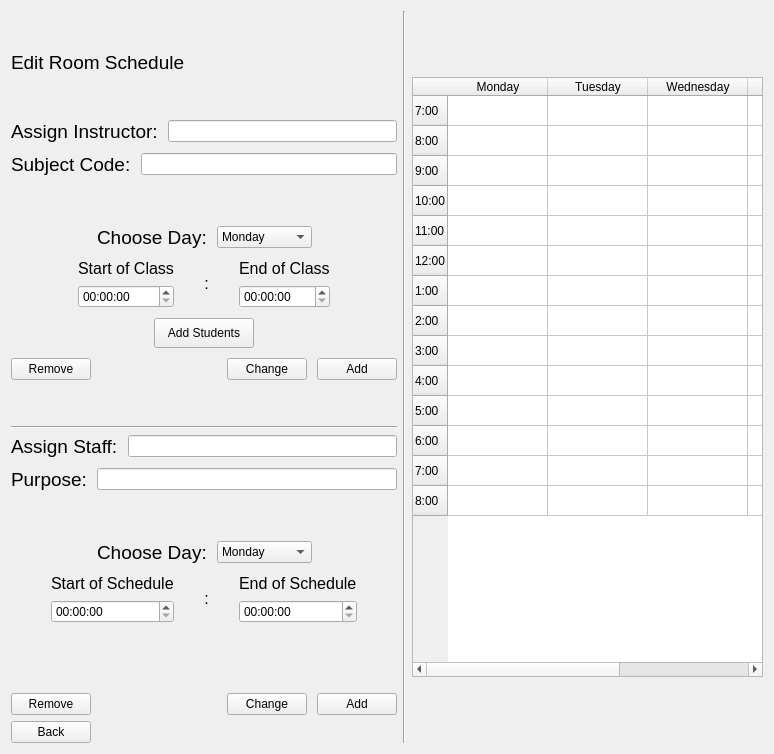
             <widget class="QWidget" name="schedule_stackedwidgetPage3">
              <attribute name="title">
               <string/>
              </attribute>
              <layout class="QGridLayout" name="gridLayout_4">
               <item row="0" column="0">
                <layout class="QVBoxLayout" name="verticalLayout_60">
                 <property name="sizeConstraint">
                  <enum>QLayout::SetMaximumSize</enum>
                 </property>
                 <item>
                  <spacer name="verticalSpacer_4">
                   <property name="orientation">
                    <enum>Qt::Vertical</enum>
                   </property>
                   <property name="sizeHint" stdset="0">
                    <size>
                     <width>20</width>
                     <height>40</height>
                    </size>
                   </property>
                  </spacer>
                 </item>
                 <item>
                  <widget class="QLabel" name="label_56">
                   <property name="font">
                    <font>
                     <pointsize>14</pointsize>
                    </font>
                   </property>
                   <property name="text">
                    <string>Edit Room Schedule</string>
                   </property>
                  </widget>
                 </item>
                 <item>
                  <spacer name="verticalSpacer_19">
                   <property name="orientation">
                    <enum>Qt::Vertical</enum>
                   </property>
                   <property name="sizeHint" stdset="0">
                    <size>
                     <width>20</width>
                     <height>40</height>
                    </size>
                   </property>
                  </spacer>
                 </item>
                 <item>
                  <layout class="QVBoxLayout" name="verticalLayout_8">
                   <property name="spacing">
                    <number>10</number>
                   </property>
                   <item>
                    <layout class="QHBoxLayout" name="horizontalLayout_2">
                     <item>
                      <widget class="QLabel" name="label_4">
                       <property name="font">
                        <font>
                         <pointsize>14</pointsize>
                        </font>
                       </property>
                       <property name="text">
                        <string>Assign Instructor:</string>
                       </property>
                      </widget>
                     </item>
                     <item>
                      <widget class="QLineEdit" name="assign_instructor">
                       <property name="maximumSize">
                        <size>
                         <width>600</width>
                         <height>16777215</height>
                        </size>
                       </property>
                      </widget>
                     </item>
                    </layout>
                   </item>
                   <item>
                    <layout class="QHBoxLayout" name="horizontalLayout">
                     <item>
                      <widget class="QLabel" name="label_8">
                       <property name="font">
                        <font>
                         <pointsize>14</pointsize>
                        </font>
                       </property>
                       <property name="text">
                        <string>Subject Code:</string>
                       </property>
                      </widget>
                     </item>
                     <item>
                      <widget class="QLineEdit" name="assign_subject">
                       <property name="maximumSize">
                        <size>
                         <width>600</width>
                         <height>16777215</height>
                        </size>
                       </property>
                      </widget>
                     </item>
                    </layout>
                   </item>
                   <item>
                    <spacer name="verticalSpacer_17">
                     <property name="orientation">
                      <enum>Qt::Vertical</enum>
                     </property>
                     <property name="sizeHint" stdset="0">
                      <size>
                       <width>20</width>
                       <height>40</height>
                      </size>
                     </property>
                    </spacer>
                   </item>
                   <item>
                    <layout class="QHBoxLayout" name="horizontalLayout_3">
                     <item>
                      <spacer name="horizontalSpacer">
                       <property name="orientation">
                        <enum>Qt::Horizontal</enum>
                       </property>
                       <property name="sizeHint" stdset="0">
                        <size>
                         <width>40</width>
                         <height>20</height>
                        </size>
                       </property>
                      </spacer>
                     </item>
                     <item>
                      <widget class="QLabel" name="label_5">
                       <property name="font">
                        <font>
                         <pointsize>14</pointsize>
                        </font>
                       </property>
                       <property name="text">
                        <string>Choose Day:</string>
                       </property>
                      </widget>
                     </item>
                     <item>
                      <widget class="QComboBox" name="instructor_day_edit_comboBox">
                       <item>
                        <property name="text">
                         <string>Monday</string>
                        </property>
                       </item>
                       <item>
                        <property name="text">
                         <string>Tuesday</string>
                        </property>
                       </item>
                       <item>
                        <property name="text">
                         <string>Wednesday</string>
                        </property>
                       </item>
                       <item>
                        <property name="text">
                         <string>Thursday</string>
                        </property>
                       </item>
                       <item>
                        <property name="text">
                         <string>Friday</string>
                        </property>
                       </item>
                      </widget>
                     </item>
                     <item>
                      <spacer name="horizontalSpacer_2">
                       <property name="orientation">
                        <enum>Qt::Horizontal</enum>
                       </property>
                       <property name="sizeHint" stdset="0">
                        <size>
                         <width>40</width>
                         <height>20</height>
                        </size>
                       </property>
                      </spacer>
                     </item>
                    </layout>
                   </item>
                   <item>
                    <layout class="QHBoxLayout" name="horizontalLayout_4">
                     <item>
                      <spacer name="horizontalSpacer_7">
                       <property name="orientation">
                        <enum>Qt::Horizontal</enum>
                       </property>
                       <property name="sizeHint" stdset="0">
                        <size>
                         <width>40</width>
                         <height>20</height>
                        </size>
                       </property>
                      </spacer>
                     </item>
                     <item>
                      <layout class="QVBoxLayout" name="verticalLayout_7">
                       <property name="spacing">
                        <number>7</number>
                       </property>
                       <item>
                        <widget class="QLabel" name="label_6">
                         <property name="font">
                          <font>
                           <pointsize>12</pointsize>
                          </font>
                         </property>
                         <property name="text">
                          <string>Start of Class</string>
                         </property>
                        </widget>
                       </item>
                       <item>
                        <widget class="QTimeEdit" name="start_time_instructor"/>
                       </item>
                      </layout>
                     </item>
                     <item>
                      <spacer name="horizontalSpacer_15">
                       <property name="orientation">
                        <enum>Qt::Horizontal</enum>
                       </property>
                       <property name="sizeType">
                        <enum>QSizePolicy::Fixed</enum>
                       </property>
                       <property name="sizeHint" stdset="0">
                        <size>
                         <width>20</width>
                         <height>20</height>
                        </size>
                       </property>
                      </spacer>
                     </item>
                     <item>
                      <widget class="QLabel" name="label_9">
                       <property name="font">
                        <font>
                         <pointsize>12</pointsize>
                        </font>
                       </property>
                       <property name="text">
                        <string>:</string>
                       </property>
                       <property name="alignment">
                        <set>Qt::AlignCenter</set>
                       </property>
                      </widget>
                     </item>
                     <item>
                      <spacer name="horizontalSpacer_16">
                       <property name="orientation">
                        <enum>Qt::Horizontal</enum>
                       </property>
                       <property name="sizeType">
                        <enum>QSizePolicy::Fixed</enum>
                       </property>
                       <property name="sizeHint" stdset="0">
                        <size>
                         <width>20</width>
                         <height>20</height>
                        </size>
                       </property>
                      </spacer>
                     </item>
                     <item>
                      <layout class="QVBoxLayout" name="verticalLayout_6">
                       <property name="spacing">
                        <number>7</number>
                       </property>
                       <item>
                        <widget class="QLabel" name="label_7">
                         <property name="font">
                          <font>
                           <pointsize>12</pointsize>
                          </font>
                         </property>
                         <property name="text">
                          <string>End of Class</string>
                         </property>
                        </widget>
                       </item>
                       <item>
                        <widget class="QTimeEdit" name="final_time_instructor"/>
                       </item>
                      </layout>
                     </item>
                     <item>
                      <spacer name="horizontalSpacer_8">
                       <property name="orientation">
                        <enum>Qt::Horizontal</enum>
                       </property>
                       <property name="sizeHint" stdset="0">
                        <size>
                         <width>40</width>
                         <height>20</height>
                        </size>
                       </property>
                      </spacer>
                     </item>
                    </layout>
                   </item>
                   <item alignment="Qt::AlignHCenter">
                    <widget class="QPushButton" name="add_student">
                     <property name="minimumSize">
                      <size>
                       <width>100</width>
                       <height>30</height>
                      </size>
                     </property>
                     <property name="text">
                      <string>Add Students</string>
                     </property>
                    </widget>
                   </item>
                   <item>
                    <layout class="QHBoxLayout" name="horizontalLayout_24">
                     <item alignment="Qt::AlignLeft">
                      <widget class="QPushButton" name="remove_instructor_sched">
                       <property name="text">
                        <string>Remove</string>
                       </property>
                      </widget>
                     </item>
                     <item>
                      <spacer name="horizontalSpacer_28">
                       <property name="orientation">
                        <enum>Qt::Horizontal</enum>
                       </property>
                       <property name="sizeHint" stdset="0">
                        <size>
                         <width>40</width>
                         <height>20</height>
                        </size>
                       </property>
                      </spacer>
                     </item>
                     <item alignment="Qt::AlignRight">
                      <widget class="QPushButton" name="change_instructor_sched">
                       <property name="text">
                        <string>Change</string>
                       </property>
                      </widget>
                     </item>
                     <item alignment="Qt::AlignRight">
                      <widget class="QPushButton" name="add_sched_instructor">
                       <property name="text">
                        <string>Add</string>
                       </property>
                      </widget>
                     </item>
                    </layout>
                   </item>
                  </layout>
                 </item>
                 <item>
                  <spacer name="verticalSpacer_6">
                   <property name="orientation">
                    <enum>Qt::Vertical</enum>
                   </property>
                   <property name="sizeType">
                    <enum>QSizePolicy::MinimumExpanding</enum>
                   </property>
                   <property name="sizeHint" stdset="0">
                    <size>
                     <width>20</width>
                     <height>40</height>
                    </size>
                   </property>
                  </spacer>
                 </item>
                 <item>
                  <widget class="Line" name="line_11">
                   <property name="orientation">
                    <enum>Qt::Horizontal</enum>
                   </property>
                  </widget>
                 </item>
                 <item>
                  <layout class="QVBoxLayout" name="verticalLayout_9">
                   <property name="spacing">
                    <number>10</number>
                   </property>
                   <item>
                    <layout class="QHBoxLayout" name="horizontalLayout_21">
                     <item>
                      <widget class="QLabel" name="label_50">
                       <property name="font">
                        <font>
                         <pointsize>14</pointsize>
                        </font>
                       </property>
                       <property name="text">
                        <string>Assign Staff:</string>
                       </property>
                      </widget>
                     </item>
                     <item>
                      <widget class="QLineEdit" name="assign_staff">
                       <property name="maximumSize">
                        <size>
                         <width>600</width>
                         <height>16777215</height>
                        </size>
                       </property>
                      </widget>
                     </item>
                    </layout>
                   </item>
                   <item>
                    <layout class="QHBoxLayout" name="horizontalLayout_20">
                     <item>
                      <widget class="QLabel" name="label_49">
                       <property name="font">
                        <font>
                         <pointsize>14</pointsize>
                        </font>
                       </property>
                       <property name="text">
                        <string>Purpose:</string>
                       </property>
                      </widget>
                     </item>
                     <item>
                      <widget class="QLineEdit" name="assign_maintenance">
                       <property name="maximumSize">
                        <size>
                         <width>600</width>
                         <height>16777215</height>
                        </size>
                       </property>
                      </widget>
                     </item>
                    </layout>
                   </item>
                   <item>
                    <spacer name="verticalSpacer_18">
                     <property name="orientation">
                      <enum>Qt::Vertical</enum>
                     </property>
                     <property name="sizeHint" stdset="0">
                      <size>
                       <width>20</width>
                       <height>40</height>
                      </size>
                     </property>
                    </spacer>
                   </item>
                   <item>
                    <layout class="QHBoxLayout" name="horizontalLayout_22">
                     <item>
                      <spacer name="horizontalSpacer_17">
                       <property name="orientation">
                        <enum>Qt::Horizontal</enum>
                       </property>
                       <property name="sizeHint" stdset="0">
                        <size>
                         <width>40</width>
                         <height>20</height>
                        </size>
                       </property>
                      </spacer>
                     </item>
                     <item>
                      <widget class="QLabel" name="label_51">
                       <property name="font">
                        <font>
                         <pointsize>14</pointsize>
                        </font>
                       </property>
                       <property name="text">
                        <string>Choose Day:</string>
                       </property>
                      </widget>
                     </item>
                     <item>
                      <widget class="QComboBox" name="day_edit_staff">
                       <item>
                        <property name="text">
                         <string>Monday</string>
                        </property>
                       </item>
                       <item>
                        <property name="text">
                         <string>Tuesday</string>
                        </property>
                       </item>
                       <item>
                        <property name="text">
                         <string>Wednesday</string>
                        </property>
                       </item>
                       <item>
                        <property name="text">
                         <string>Thursday</string>
                        </property>
                       </item>
                       <item>
                        <property name="text">
                         <string>Friday</string>
                        </property>
                       </item>
                      </widget>
                     </item>
                     <item>
                      <spacer name="horizontalSpacer_18">
                       <property name="orientation">
                        <enum>Qt::Horizontal</enum>
                       </property>
                       <property name="sizeHint" stdset="0">
                        <size>
                         <width>40</width>
                         <height>20</height>
                        </size>
                       </property>
                      </spacer>
                     </item>
                    </layout>
                   </item>
                   <item>
                    <layout class="QHBoxLayout" name="horizontalLayout_23">
                     <item>
                      <spacer name="horizontalSpacer_19">
                       <property name="orientation">
                        <enum>Qt::Horizontal</enum>
                       </property>
                       <property name="sizeHint" stdset="0">
                        <size>
                         <width>40</width>
                         <height>20</height>
                        </size>
                       </property>
                      </spacer>
                     </item>
                     <item>
                      <layout class="QVBoxLayout" name="verticalLayout_10">
                       <property name="spacing">
                        <number>7</number>
                       </property>
                       <item>
                        <widget class="QLabel" name="label_52">
                         <property name="font">
                          <font>
                           <pointsize>12</pointsize>
                          </font>
                         </property>
                         <property name="text">
                          <string>Start of Schedule</string>
                         </property>
                        </widget>
                       </item>
                       <item>
                        <widget class="QTimeEdit" name="start_time_staff"/>
                       </item>
                      </layout>
                     </item>
                     <item>
                      <spacer name="horizontalSpacer_20">
                       <property name="orientation">
                        <enum>Qt::Horizontal</enum>
                       </property>
                       <property name="sizeType">
                        <enum>QSizePolicy::Fixed</enum>
                       </property>
                       <property name="sizeHint" stdset="0">
                        <size>
                         <width>20</width>
                         <height>20</height>
                        </size>
                       </property>
                      </spacer>
                     </item>
                     <item>
                      <widget class="QLabel" name="label_53">
                       <property name="font">
                        <font>
                         <pointsize>12</pointsize>
                        </font>
                       </property>
                       <property name="text">
                        <string>:</string>
                       </property>
                       <property name="alignment">
                        <set>Qt::AlignCenter</set>
                       </property>
                      </widget>
                     </item>
                     <item>
                      <spacer name="horizontalSpacer_21">
                       <property name="orientation">
                        <enum>Qt::Horizontal</enum>
                       </property>
                       <property name="sizeType">
                        <enum>QSizePolicy::Fixed</enum>
                       </property>
                       <property name="sizeHint" stdset="0">
                        <size>
                         <width>20</width>
                         <height>20</height>
                        </size>
                       </property>
                      </spacer>
                     </item>
                     <item>
                      <layout class="QVBoxLayout" name="verticalLayout_59">
                       <property name="spacing">
                        <number>7</number>
                       </property>
                       <item>
                        <widget class="QLabel" name="label_54">
                         <property name="font">
                          <font>
                           <pointsize>12</pointsize>
                          </font>
                         </property>
                         <property name="text">
                          <string>End of Schedule</string>
                         </property>
                        </widget>
                       </item>
                       <item>
                        <widget class="QTimeEdit" name="final_time_staff"/>
                       </item>
                      </layout>
                     </item>
                     <item>
                      <spacer name="horizontalSpacer_22">
                       <property name="orientation">
                        <enum>Qt::Horizontal</enum>
                       </property>
                       <property name="sizeHint" stdset="0">
                        <size>
                         <width>40</width>
                         <height>20</height>
                        </size>
                       </property>
                      </spacer>
                     </item>
                    </layout>
                   </item>
                   <item>
                    <spacer name="verticalSpacer_5">
                     <property name="orientation">
                      <enum>Qt::Vertical</enum>
                     </property>
                     <property name="sizeType">
                      <enum>QSizePolicy::Fixed</enum>
                     </property>
                     <property name="sizeHint" stdset="0">
                      <size>
                       <width>20</width>
                       <height>60</height>
                      </size>
                     </property>
                    </spacer>
                   </item>
                   <item>
                    <layout class="QHBoxLayout" name="horizontalLayout_25">
                     <item alignment="Qt::AlignLeft">
                      <widget class="QPushButton" name="remove_staff_sched">
                       <property name="text">
                        <string>Remove</string>
                       </property>
                      </widget>
                     </item>
                     <item>
                      <spacer name="horizontalSpacer_29">
                       <property name="orientation">
                        <enum>Qt::Horizontal</enum>
                       </property>
                       <property name="sizeHint" stdset="0">
                        <size>
                         <width>40</width>
                         <height>20</height>
                        </size>
                       </property>
                      </spacer>
                     </item>
                     <item alignment="Qt::AlignRight">
                      <widget class="QPushButton" name="change_staff_sched">
                       <property name="text">
                        <string>Change</string>
                       </property>
                      </widget>
                     </item>
                     <item alignment="Qt::AlignRight">
                      <widget class="QPushButton" name="add_sched_staff">
                       <property name="text">
                        <string>Add</string>
                       </property>
                      </widget>
                     </item>
                    </layout>
                   </item>
                  </layout>
                 </item>
                 <item alignment="Qt::AlignLeft">
                  <widget class="QPushButton" name="back_2">
                   <property name="text">
                    <string>Back</string>
                   </property>
                  </widget>
                 </item>
                </layout>
               </item>
               <item row="0" column="1">
                <widget class="Line" name="line_9">
                 <property name="orientation">
                  <enum>Qt::Vertical</enum>
                 </property>
                </widget>
               </item>
               <item row="0" column="2">
                <widget class="QTableWidget" name="edit_room_sched_table">
                 <property name="minimumSize">
                  <size>
                   <width>351</width>
                   <height>593</height>
                  </size>
                 </property>
                 <property name="maximumSize">
                  <size>
                   <width>900</width>
                   <height>600</height>
                  </size>
                 </property>
                 <row>
                  <property name="text">
                   <string>7:00</string>
                  </property>
                 </row>
                 <row>
                  <property name="text">
                   <string>8:00</string>
                  </property>
                 </row>
                 <row>
                  <property name="text">
                   <string>9:00</string>
                  </property>
                 </row>
                 <row>
                  <property name="text">
                   <string>10:00</string>
                  </property>
                 </row>
                 <row>
                  <property name="text">
                   <string>11:00</string>
                  </property>
                 </row>
                 <row>
                  <property name="text">
                   <string>12:00</string>
                  </property>
                 </row>
                 <row>
                  <property name="text">
                   <string>1:00</string>
                  </property>
                 </row>
                 <row>
                  <property name="text">
                   <string>2:00</string>
                  </property>
                 </row>
                 <row>
                  <property name="text">
                   <string>3:00</string>
                  </property>
                 </row>
                 <row>
                  <property name="text">
                   <string>4:00</string>
                  </property>
                 </row>
                 <row>
                  <property name="text">
                   <string>5:00</string>
                  </property>
                 </row>
                 <row>
                  <property name="text">
                   <string>6:00</string>
                  </property>
                 </row>
                 <row>
                  <property name="text">
                   <string>7:00</string>
                  </property>
                 </row>
                 <row>
                  <property name="text">
                   <string>8:00</string>
                  </property>
                 </row>
                 <column>
                  <property name="text">
                   <string>Monday</string>
                  </property>
                 </column>
                 <column>
                  <property name="text">
                   <string>Tuesday</string>
                  </property>
                 </column>
                 <column>
                  <property name="text">
                   <string>Wednesday</string>
                  </property>
                 </column>
                 <column>
                  <property name="text">
                   <string>Thursday</string>
                  </property>
                 </column>
                 <column>
                  <property name="text">
                   <string>Friday</string>
                  </property>
                 </column>
                </widget>
               </item>
              </layout>
             </widget>
